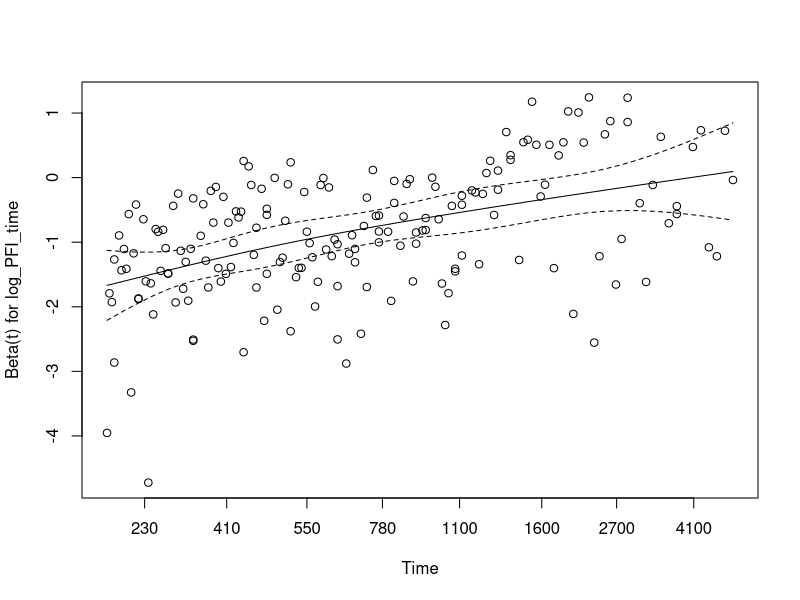

Reproduce this figure in R.
library(survival)  # Load the survival package for survival analysis

# Read the data file "LUNG.txt", which is tab-separated, with the first row as the header
final = read.table("LUNG.txt", sep = "\t", header = TRUE)

# Cox Model 1
# Fit a Cox proportional hazards model using overall survival time (OS.time) and event status (OS)
# The model includes 'P53' as a predictor
tes = coxph(Surv(OS.time, OS) ~ P53, data = final)

# Print the summary of the Cox model, focusing on the coefficients
summary(tes)$coefficients

# Cox Model 2
# Fit a Cox proportional hazards model including 'P53' and the logarithm of progression-free interval (PFI) time
tes = coxph(Surv(OS.time, OS) ~ P53 + log(final$PFI.time), data = final)

# Print the summary of the Cox model and extract the first coefficient (P53)
summary(tes)$coefficients[1, ]

# Cox Time-Dependent Model
# Create a data frame for the Cox model with the survival time, event status, 'P53', and logarithm of PFI time
data1 <- data.frame(
  OS.time = final$OS.time,  # Overall survival time
  OS = final$OS,  # Overall survival event status
  X = final$P53,  # 'P53' predictor variable
  log_PFI_time = log(final$PFI.time)  # Logarithm of PFI time
)

# Fit a Cox proportional hazards model using the data frame
fit = coxph(Surv(OS.time, OS) ~ ., data = data1)

# Test the proportional hazards assumption for the Cox model
zp = cox.zph(fit)
zp  # Print the test results

# Plot the Schoenfeld residuals for the log_PFI_time variable (2nd covariate)
plot(zp[2])

# Split the data into time intervals for time-dependent analysis
# The `cut` parameter specifies the time points at which the data is split
data1_group = survSplit(Surv(OS.time, OS) ~ ., data = data1, episode = "tgroup", cut = c(580, 1200))

# Fit a Cox model with time-dependent coefficients, using the split data
fit2 = coxph(Surv(tstart, OS.time, OS) ~ X + log_PFI_time:strata(tgroup), data = data1_group)
fit2  # Print the model summary

# Test the proportional hazards assumption for the time-dependent Cox model
cox.zph(fit2)

# Print the summary of the time-dependent Cox model and extract the first coefficient
summary(fit2)$coefficients[1, ]

# Weibull Regression Model 1
# Fit a Weibull regression model using 'P53' as a predictor
tes = survreg(Surv(OS.time, OS) ~ P53, dist = "weibull", data = final)

# Print the summary of the Weibull model, focusing on the coefficient of 'P53'
summary(tes)$table[2, ]

# Weibull Regression Model 2
# Fit a Weibull regression model including 'P53' and the logarithm of PFI time
tes = survreg(Surv(OS.time, OS) ~ P53 + log(final$PFI.time), dist = "weibull", data = final)

# Print the summary of the Weibull model, focusing on the coefficient of 'P53'
summary(tes)$table[2, ]
